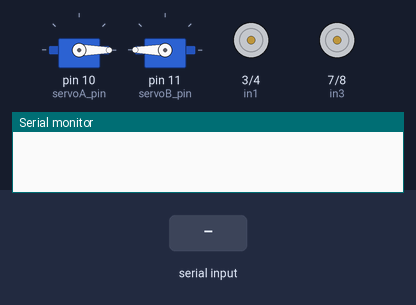
A sketch run on a simulated Arduino Uno, built with avr-gcc and run on an emulated ATmega328P. On the bench: 2 × servo, motor-driver pin pairs drawn as motors (green arrow = first pin HIGH = forward, orange = second pin HIGH = backward, longer = more drive, scaled by the enable pin), the last lines printed to the serial monitor. The test bench sets the inputs (shaded band).

Above: at 1.2 s.
1.3 s: "F" received over the second serial link
At 1.7 s:
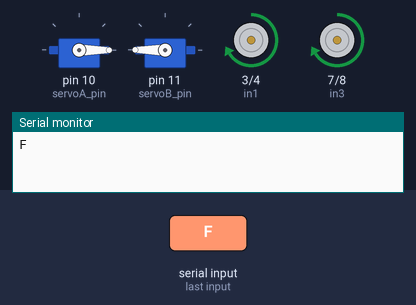
3.3 s: "B" received over the second serial link
At 3.7 s:
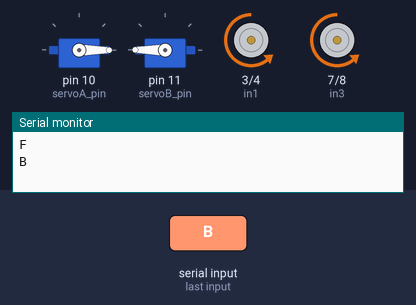
5.3 s: "L" received over the second serial link
At 6.5 s:
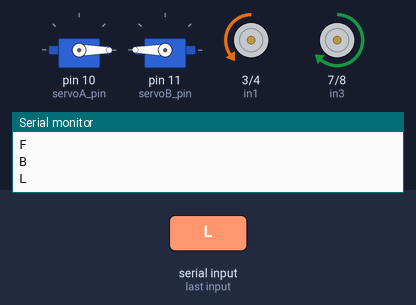
6.8 s: "R" received over the second serial link
At 7.7 s:
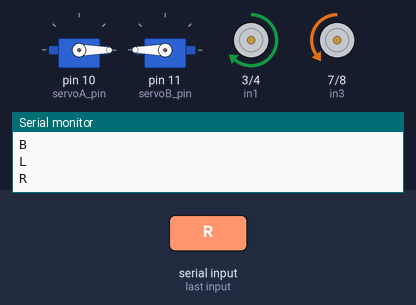
8.3 s: "O" received over the second serial link
At 8.8 s:
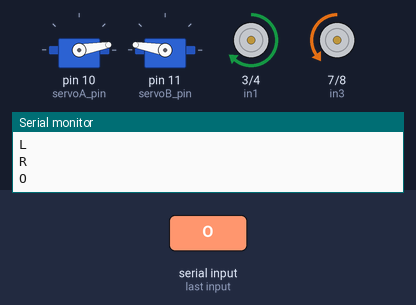
9.8 s: "X" received over the second serial link
At 11.2 s:
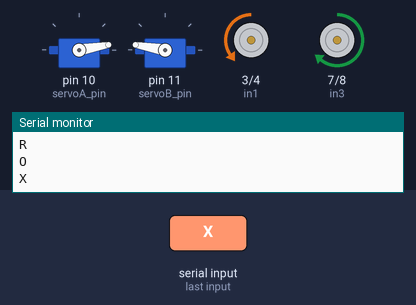
Timing chart, 0 to 12.3 s (numbered marks = the images above; inputs shaded):
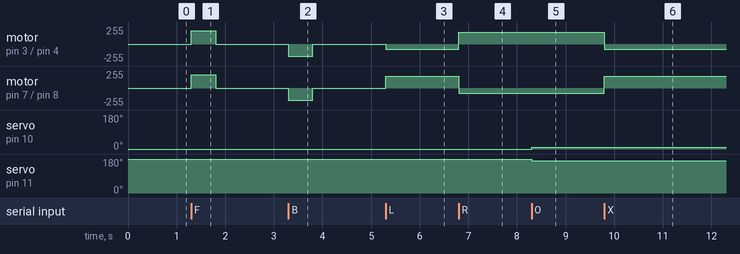

The sketch:

YTU_Rolympics_2019.ino
```cpp
/* This script is for a bluetooth-controlled, 2-servo-connected car.
 * The car is used to participate in the YTU Rolympics 2019.
 * TEAM NAME: TORNEDO
 * MEMBERS: 4 MEMBERS
    * HAN HTOO OO
    * KYAW ZAW HLYAN
    * YAN NAING KYAW
    * LA WUN NANNDA
 *
 * Notes :
    * Here, the left or right turning code, forward or backward whatever is basically the idea of rotating the car.
    * The car will move for "t" milliseconds and stop automatically (for forward and backward) to make better movements.
    * A switch should be soldered with battery wire to prevent unwanted dangers such as battery explosion.
    * A total of 4 PWM digital pins are used: 2 for enable pins; 2 for servos.
    * No motor (wheel) will move in case other data are sent via the bluetooth (like String or float). >>> To change this, go to switch statement.
    * In this script, 'A' refers to left side of the car, and 'B', the right side.
    * Use a single servo if using two servos is unstable.
    * In switch cases, 'T' represents triangle, 'O' - circle, 'X' - cross, and 'S' - square. These are the button symbols of the app.
    * For 'O' and 'T', each case turns the servos to specific direction.
    * Each press of 'T' or 'O' will rotate the servos by 10 degree. >>> To change this, go to switch statement.
 */


#include <SoftwareSerial.h>
#include <Servo.h>

// motor pins // enable pins --> PWM digital pins
#define enA 5
#define in1 3
#define in2 4
#define in3 7
#define in4 8
#define enB 6

// servo pins // PWM digital pins
int servoA_pin = 10;
int servoB_pin = 11;

// define initial degrees for servos
int servoA_position = 0;
int servoB_position = 180;

char command;       // variable to receive bluetooth command
String state = "";  // variable

SoftwareSerial my_bluetooth(12, 13);  // pass the bluetooth pins // (RX,TX)
Servo servoA;
Servo servoB;


void setup() {
  Serial.begin(9600);        // initiate serial communication
  my_bluetooth.begin(9600);  // initiate bluetooth communication

  pinMode(enA, OUTPUT);
  pinMode(in1, OUTPUT);
  pinMode(in2, OUTPUT);
  pinMode(enB, OUTPUT);
  pinMode(in3, OUTPUT);
  pinMode(in4, OUTPUT);

  // connect servos
  servoA.attach(servoA_pin);
  servoB.attach(servoB_pin);

  // initialize servos to default degrees
  servoA.write(servoA_position);
  servoB.write(servoB_position);
}


void loop() {
  if (my_bluetooth.available()) {  // if bluetooth is available
    command = my_bluetooth.read();
    Serial.println(command);

    switch (command) {
      case 'F':
        forwardCar(200, 500);  // pass (speed, duration_to_move)
        break;

      case 'B':
        backwardCar(180, 500);
        break;

      case 'L':
        left_forwardCar(80, 180);  // left speed < right speed, to go left
        break;

      case 'R':
        right_forwardCar(180, 80);  // left speed > right speed, to go right
        break;

      case 'X':
        right_backwardCar(80, 180);
        break;

      case 'S':
        left_backwardCar(180, 80);
        break;

      case 'O': servosMode1(10); break;  // move servos 10 degrees

      case 'T': servosMode2(10); break;  // move servos 10 degrees

      default: stopCar();
    }
  }
}

/*******************************************************/

// function for the car to move forward straight for 'time' milliseconds and stop
void forwardCar(int speed, int time) {
  digitalWrite(in1, 1);
  digitalWrite(in2, 0);
  digitalWrite(in3, 1);
  digitalWrite(in4, 0);
  analogWrite(enA, speed);  // analogWrite function is used on PWM digital connection
  analogWrite(enB, speed);  // analogWrite function is used on PWM digital connection
  delay(time);              // move for 'time' milliseconds
  stopCar();                // stop
}


// function for the car to move backward straight for 'time' milliseconds and stop
void backwardCar(int speed, int time) {
  digitalWrite(in1, 0);
  digitalWrite(in2, 1);
  digitalWrite(in3, 0);
  digitalWrite(in4, 1);
  analogWrite(enA, speed);  // analogWrite function is used on PWM digital connection
  analogWrite(enB, speed);  // analogWrite function is used on PWM digital connection
  delay(time);              // move for 'time' milliseconds
  stopCar();                // stop
}


// function for the car to move forward to right direction
void right_forwardCar(int enA_speed, int enB_speed) {
  digitalWrite(in1, 1);
  digitalWrite(in2, 0);
  digitalWrite(in3, 0);
  digitalWrite(in4, 1);
  analogWrite(enA, enA_speed);  // analogWrite function is used on PWM digital connection
  analogWrite(enB, enB_speed);  // analogWrite function is used on PWM digital connection
}


// function for the car to move forward to left direction
void left_forwardCar(int enA_speed, int enB_speed) {
  digitalWrite(in1, 0);
  digitalWrite(in2, 1);
  digitalWrite(in3, 1);
  digitalWrite(in4, 0);
  analogWrite(enA, enA_speed);  // analogWrite function is used on PWM digital connection
  analogWrite(enB, enB_speed);  // analogWrite function is used on PWM digital connection
}


// function for the car to move backward to right direction // same with left_forwardCar()
void right_backwardCar(int enA_speed, int enB_speed) {
  left_forwardCar(enA_speed, enB_speed);
}


// function for the car to move backward to left direction // same with right_forwardCar()
void left_backwardCar(int enA_speed, int enB_speed) {
  right_forwardCar(enA_speed, enB_speed);
}


// function to stop the car
void stopCar() {
  digitalWrite(in1, 0);
  digitalWrite(in2, 0);
  digitalWrite(in3, 0);
  digitalWrite(in4, 0);
}

/*******************************************************/

// function to move servos to position 1
void servosMode1(int degree) {
  if (servoA_position >= 180) {
    servoA_position = 180;
  } else {
    servoA.write(servoA_position += degree);
  }
  if (servoB_position <= 0) {
    servoB_position = 0;
  } else {
    servoB.write(servoB_position -= degree);
  }
}


// function to move servos to position 2
void servosMode2(int degree) {
  if (servoA_position <= 0) {
    servoA_position = 0;
  } else {
    servoA.write(servoA_position -= degree);
  }
  if (servoB_position >= 180) {
    servoB_position = 180;
  } else {
    servoB.write(servoB_position += degree);
  }
}

/*******************************************************/
```

Measured:
- after the input at 1.3 s, motor on pin 3 (in1) / pin 4 (in2), motor on pin 7 (in3) / pin 8 (in4): stopped → forward 200/255 at once, → stopped 0.50 s later
- after the input at 3.3 s, motor on pin 3 (in1) / pin 4 (in2), motor on pin 7 (in3) / pin 8 (in4): stopped → backward 180/255 at once, → stopped 0.50 s later
- after the input at 5.3 s, motor on pin 3 (in1) / pin 4 (in2): stopped → backward 80/255 at once; motor on pin 7 (in3) / pin 8 (in4): stopped → forward 180/255 at once
- after the input at 6.8 s, motor on pin 3 (in1) / pin 4 (in2): backward 80/255 → forward 180/255 at once; motor on pin 7 (in3) / pin 8 (in4): forward 180/255 → backward 80/255 at once
- after the input at 8.3 s, servo on pin 10 (servoA_pin): 0° → 10° at once; servo on pin 11 (servoB_pin): 180° → 170° at once
- after the input at 9.8 s, motor on pin 3 (in1) / pin 4 (in2): forward 180/255 → backward 80/255 at once; motor on pin 7 (in3) / pin 8 (in4): backward 80/255 → forward 180/255 at once
